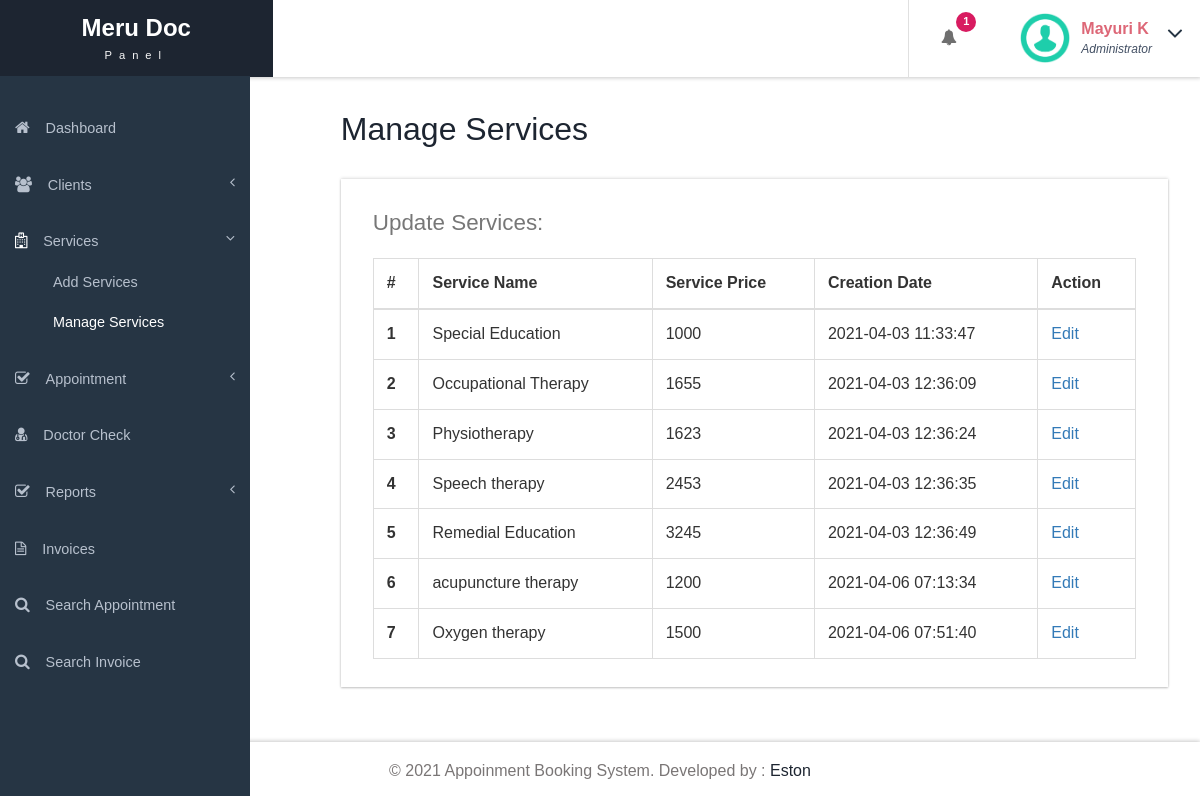
Screenshot of /manage-services.php (signed in) with the database file from the repository.
### tables this page shows
CREATE TABLE `tblservices` (
  `ID` int(10) NOT NULL,
  `ServiceName` varchar(200) DEFAULT NULL,
  `Cost` int(10) DEFAULT NULL,
  `CreationDate` timestamp NULL DEFAULT current_timestamp()
);

### manage-services.php (the view, shortened to what this page needs)
<?php
include('includes/dbconnection.php');
if (strlen($_SESSION['ODABSaid']==0)) {
  header('location:logout.php');
  } else{
  ?>
<!DOCTYPE HTML>
<html>
<head>
<link href="css/bootstrap.css" rel='stylesheet' type='text/css' />
<link href="css/style.css" rel='stylesheet' type='text/css' />
<link href="css/font-awesome.css" rel="stylesheet">
<link href="css/animate.css" rel="stylesheet" type="text/css" media="all">
<link href="css/custom.css" rel="stylesheet">
</head>
<body class="cbp-spmenu-push">
	<div class="main-content">
		 <?php include_once('includes/sidebar.php');?>
		 <?php include_once('includes/header.php');?>
		<div id="page-wrapper">
			<div class="main-page">
				<div class="tables">
					<h3 class="title1">Manage Services</h3>
					<div class="table-responsive bs-example widget-shadow">
						<h4>Update Services:</h4>
						<table class="table table-bordered"> <thead> <tr> <th>#</th> <th>Service Name</th> <th>Service Price</th> <th>Creation Date</th><th>Action</th> </tr> </thead> <tbody>
<?php
$ret=mysqli_query($con,"select *from  tblservices");
$cnt=1;
while ($row=mysqli_fetch_array($ret)) {
?>
						 <tr> <th scope="row"><?php echo $cnt;?></th> <td><?php  echo $row['ServiceName'];?></td> <td><?php  echo $row['Cost'];?></td><td><?php  echo $row['CreationDate'];?></td> <td><a href="edit-services.php?editid=<?php echo $row['ID'];?>">Edit</a></td> </tr>   <?php
$cnt=$cnt+1;
}?></tbody> </table>
					</div>
				</div>
			</div>
		</div>
		 <?php include_once('includes/footer.php');?>
	</div>
</body>
</html>
<?php }  ?>

### includes/sidebar.php (shortened to what this page needs)
 <div class=" sidebar" role="navigation">
           <div class="navbar-collapse">
       <nav class="cbp-spmenu cbp-spmenu-vertical cbp-spmenu-left" id="cbp-spmenu-s1">
         <ul class="nav" id="side-menu">
           <li>
             <a href="dashboard.php"><i class="fa fa-home nav_icon"></i>Dashboard</a>
           </li>
            <li>
             <a href="add-customer.php"><i class="fa fa-users nav_icon"></i>Clients<span class="fa arrow"></span> </a>
           </li>
           <li>
             <a href="add-services.php"><i class="fa fa-hospital-o
nav_icon"></i>Services<span class="fa arrow"></span> </a>
             <ul class="nav nav-second-level collapse">
               <li>
                 <a href="add-services.php">Add Services</a>
               </li>
               <li>
                 <a href="manage-services.php">Manage Services</a>
               </li>
             </ul>
           </li>
           <li>
             <a href="all-appointment.php"><i class="fa fa-check-square-o nav_icon"></i>Appointment<span class="fa arrow"></span></a>
           </li>
 <li>
             <a href="accepted-appointment.php" class="chart-nav"><i class="fa fa-user-md
nav_icon"></i>Doctor Check</a>
           </li>
             <li>
             <a href="#"><i class="fa fa-check-square-o nav_icon"></i>Reports<span class="fa arrow"></span></a>
           </li>
   <li>
             <a href="invoices.php" class="chart-nav"><i class="fa fa-file-text-o nav_icon"></i>Invoices</a>
           </li>
           <li>
             <a href="search-appointment.php" class="chart-nav"><i class="fa fa-search nav_icon"></i>Search Appointment</a>
           </li>
           <li>
             <a href="search-invoices.php" class="chart-nav"><i class="fa fa-search nav_icon"></i>Search Invoice</a>
           </li>
         </ul>
       </nav>
     </div>
   </div>

### includes/header.php (shortened to what this page needs)
<div class="sticky-header header-section ">
      <div class="header-left">
        <div class="logo">
          <a href="index.html">
            <h1>Meru Doc</h1>
            <span>Panel</span>
          </a>
        </div>
      </div>
      <div class="header-right">
        <div class="profile_details_left">
          <ul class="nofitications-dropdown">
            <?php
$ret1=mysqli_query($con,"select ID,Name from  tblappointment where Status=''");
$num=mysqli_num_rows($ret1);
?>
            <li class="dropdown head-dpdn">
              <a href="#" class="dropdown-toggle" data-toggle="dropdown" aria-expanded="false"><i class="fa fa-bell"></i><span class="badge blue"><?php echo $num;?></span></a>
            </li>
          </ul>
          <div class="clearfix"> </div>
        </div>
        <div class="profile_details">
        <?php
$adid=$_SESSION['ODABSaid'];
$ret=mysqli_query($con,"select AdminName from tbladmin where ID='$adid'");
$row=mysqli_fetch_array($ret);
$name=$row['AdminName'];
?>
          <ul>
            <li class="dropdown profile_details_drop">
              <a href="#" class="dropdown-toggle" data-toggle="dropdown" aria-expanded="false">
                <div class="profile_img">
                  <span class="prfil-img"><img src="images/download (1).png" alt="" width="50" height="50"> </span>
                  <div class="user-name">
                    <p><?php echo $name; ?></p>
                    <span>Administrator</span>
                  </div>
                  <i class="fa fa-angle-down lnr"></i>
                  <div class="clearfix"></div>
                </div>
              </a>
            </li>
          </ul>
        </div>
      </div>
      <div class="clearfix"> </div>
    </div>

### includes/footer.php (shortened to what this page needs)
<div class="footer">
       <p>&copy; 2021 Appoinment Booking System. Developed by : <a target="_blank" href="">Eston</a>
</p>
    </div>

### css/custom.css (style rules this page uses)
#page-wrapper { padding:7em 2em 2.5em; }
.sidebar .arrow { float: right; }
.sidebar .fa.arrow:before { content: "\f104"; }
.sidebar .active>a>.fa.arrow:before { content: "\f107"; }
.sidebar .nav-second-level li, .sidebar .nav-third-level li { border-bottom: 0!important; margin-bottom: 0; }
.sidebar .nav-second-level li a { padding-left: 53px; font-size: .9em; }

### includes/footer.php (style rules this page uses)
.footer { position: fixed; left: 0; bottom: 0; width: 100%; color: white; text-align: center; }

### rows the page displays
tblservices: ServiceName "Special Education", Cost "1000", CreationDate "2021-04-03 11:33:47"
tblservices: ServiceName "Occupational Therapy", Cost "1655", CreationDate "2021-04-03 12:36:09"
tblservices: ServiceName "Physiotherapy", Cost "1623", CreationDate "2021-04-03 12:36:24"
tblservices: ServiceName "Speech therapy", Cost "2453", CreationDate "2021-04-03 12:36:35"
tblservices: ServiceName "Remedial Education", Cost "3245", CreationDate "2021-04-03 12:36:49"
tblservices: ServiceName "acupuncture therapy", Cost "1200", CreationDate "2021-04-06 07:13:34"
tblservices: ServiceName "Oxygen therapy", Cost "1500", CreationDate "2021-04-06 07:51:40"

### other values shown
$num "1"
$name "Mayuri K"
